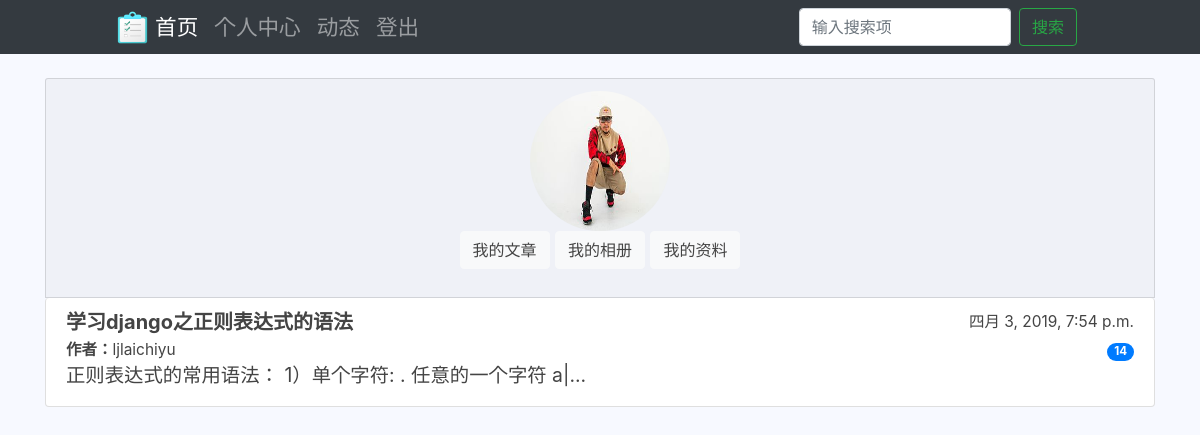
The app's page /myarticle/ (signed in), older data.
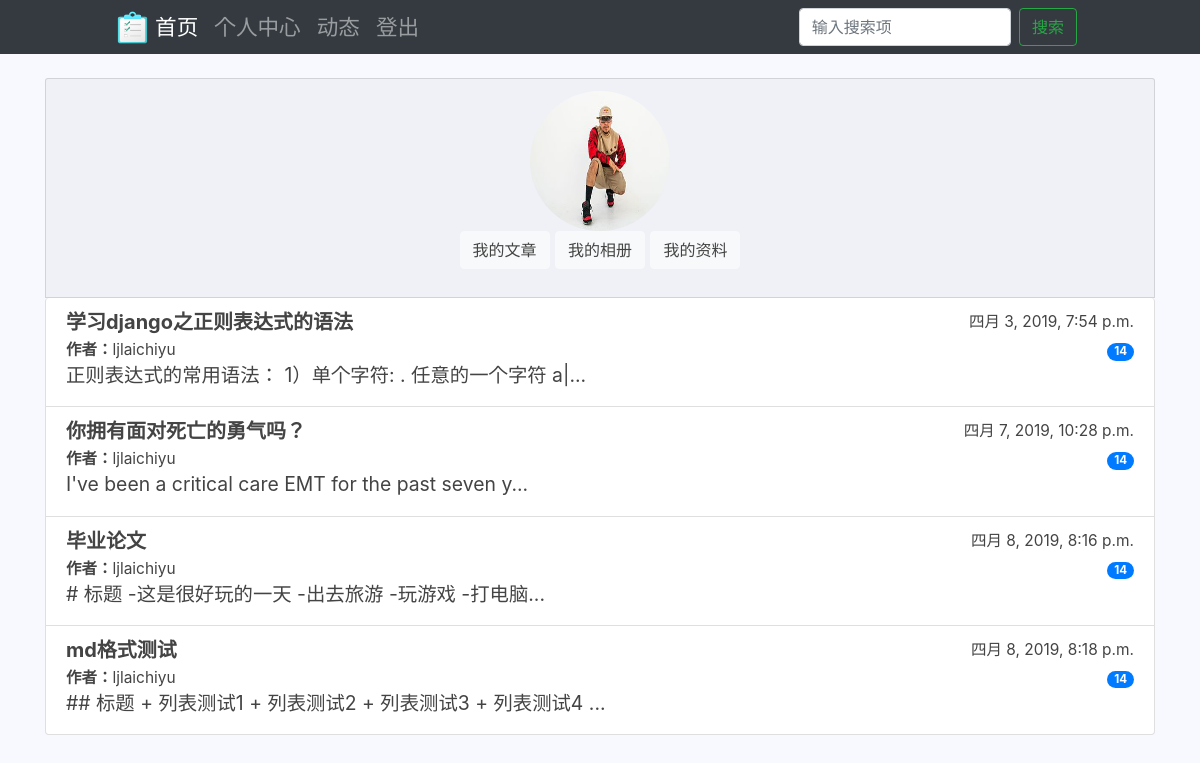
The same page, newer data.
### pblog/models.py (models this page shows, shortened)
class MUSER(models.Model):
    muser = models.OneToOneField(User, on_delete=models.CASCADE)
    head = models.ImageField(blank=True, null=True, upload_to='head', height_field=None, width_field=None, max_length=None)
    types = models.BooleanField(default=False)
    gender = models.BooleanField(default=False)
    class Meta:
        verbose_name = 'MUSER'
        verbose_name_plural = 'MUSERs'

class MARTICLE(models.Model):
    writer = models.ForeignKey(User, related_name='article_writer', on_delete=models.CASCADE)
    title = models.CharField(max_length=500)
    content = models.CharField(blank=True, null=True, max_length=1000)
    ctime = models.DateTimeField(auto_now_add=True)
    audit = models.BooleanField(default=False)
    class Meta:
        verbose_name = 'MARTICLE'
        verbose_name_plural = 'MARTICLEs'

### pblog/views.py (the view)
# urls.py: path('myarticle/',views.myarticle,name='myarticle'),
def myarticle(request):
    return render(request,'pblog/myarticle.html',{'allarticles':MARTICLE.objects.filter(writer=request.user)})

### pblog/templates/pblog/myarticle.html
{% extends 'pblog/usercenter.html' %}
{% load static %}
{% block usercenter %}
    <div class="list-group">
        {% for article in allarticles %}
        <a href="{% url 'pblog:changearticle' article.id %}" class="list-group-item list-group-item-action">
        <div class="d-flex w-100 justify-content-between">
        <h5 class="mb-1"><strong>{{article.title}}</strong></h5>
        <small>{{article.ctime}}</small>
        </div>
        <div class="d-flex w-100 justify-content-between">
        <small><strong>作者：</strong>{{article.writer.username}}</small>
        <small><span class="badge badge-primary badge-pill text-right">14</span></small>
        </div>
        <p class="mb-1">{{article.content|slice:'50'}}...</p>
    </a>
        {% endfor %}
    </div>
{% endblock usercenter %}

### pblog/templates/pblog/usercenter.html (shortened to what this page needs)
{% extends 'pblog/base.html' %}
{% load static %}
{% block main %}
    <main role="main">
  <section class="card text-center card-header">
    <div class="container">
      {% if user.muser.head %}
        <img class="bd-placeholder-img rounded-circle" width="140" height="140" src="{{user.muser.head.url}}" alt="">
      {% endif %}
      <p>
            <a href="{% url 'pblog:myarticle' %}" class="btn btn-light">我的文章</a>
            <a href="{% url 'pblog:myalbum' %}" class="btn btn-light">我的相册</a>
            <a href="{% url 'pblog:myinfo' %}" class="btn btn-light">我的资料</a>
      </p>
    </div>
  </section>
  {% block usercenter %}
  {% endblock usercenter %}
</main>
{% endblock main %}

### pblog/templates/pblog/base.html (shortened to what this page needs)
{% load static %}
<!doctype html>
<html lang="en">
  <head>
    <link rel="stylesheet" href="{% static 'pblog/css/bootstrap.min.css' %}">
    <link rel="stylesheet" href="{% static 'pblog/css/base.css' %}">
    <link rel="stylesheet" href="{% block css %}{% endblock css %}">
  </head>
  <body>
    <nav class="navbar navbar-expand-md navbar-dark bg-dark mb-4" id = "topnav">
  <div class="collapse navbar-collapse" id="navbarCollapse">
    <ul class="navbar-nav mr-auto">
      <li class="nav-item">
        <a class="nav-link active" href="{% url 'pblog:home' %}"> <img src="{% static 'pblog/images/logo_list.png' %}" width="33" height="33" class="d-inline-block align-top" alt=""> 首页</a>
      </li>
        {% if user.is_authenticated %}
        <li class="nav-item ">
          <a class="nav-link" href="{% url 'pblog:usercenter' %}">个人中心</a>
        </li>
        <li class="nav-item ">
          <a class="nav-link" href="{% url 'pblog:publish' %}">动态</a>
        </li>
        <li class="nav-item ">
          <a class="nav-link" href="{% url 'pblog:logout' %}">登出</a>
        </li>
        {% endif %}
    </ul>
    <form class="form-inline mt-2 mt-md-0 col-7 justify-content-end" method="GET" action="{% url 'pblog:search' %}">
      <input name="search" class="form-control mr-sm-2" type="text" placeholder="输入搜索项" aria-label="Search" value="">
      <button class="btn btn-outline-success my-2 my-sm-0" type="submit">搜索</button>
    </form>
  </div>
</nav>
<main role="main" class="container">
    {% block main %}
    {% endblock main %}
</main>
</body>
</html>

### pblog/static/pblog/css/base.css (style rules this page uses)
body { background: #f7f9ff; }
#topnav { font-size: 1.35em; padding-left: 5em; padding-right: 5em; height: 2.5em; }
nav input { width: 39%!important; }
main { font-size: 1.1em; }

### pblog/templates/pblog/base.html (style rules this page uses)
.bd-placeholder-img { font-size: 1.125rem; text-anchor: middle; -webkit-user-select: none; -moz-user-select: none; -ms-user-select: none; user-select: none; }
a:link,a:visited { color:#444;text-decoration:none; }

Row changes from the older to the newer data that the page shows:
added MARTICLE: title "你拥有面对死亡的勇气吗？", ctime "四月 7, 2019, 10:28 p.m.", writer.username "ljlaichiyu", content "I've been a critical care EMT for the past seven y"
added MARTICLE: title "毕业论文", ctime "四月 8, 2019, 8:16 p.m.", writer.username "ljlaichiyu", content "# 标题 -这是很好玩的一天 -出去旅游 -玩游戏 -打电脑"
added MARTICLE: title "md格式测试", ctime "四月 8, 2019, 8:18 p.m.", writer.username "ljlaichiyu", content "## 标题 + 列表测试1 + 列表测试2 + 列表测试3 + 列表测试4"
